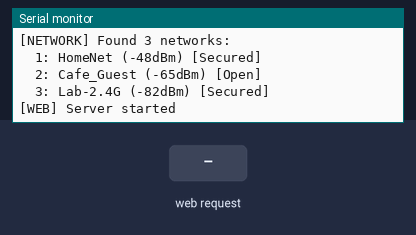
The sketch below on a simulated ESP8266 (NodeMCU). Shown: the last lines printed to the serial monitor. The test bench sets the inputs (shaded band). A WiFi scan finds three made-up networks.

Above: at 5.2 s.
5.3 s: HTTP request GET /scan received
At 6.2 s:
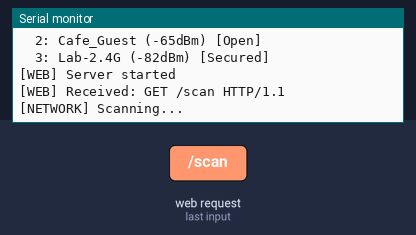
6.8 s: HTTP request GET /select received
At 8.0 s:
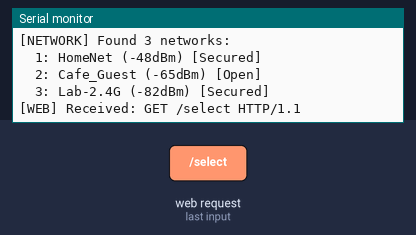
8.8 s: HTTP request GET /deauth received
At 10.0 s:
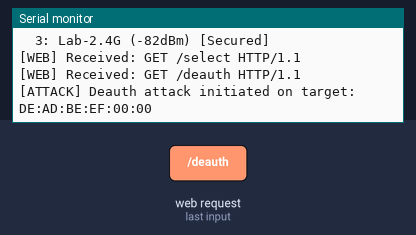
10.3 s: HTTP request GET /dos received
At 11.9 s:
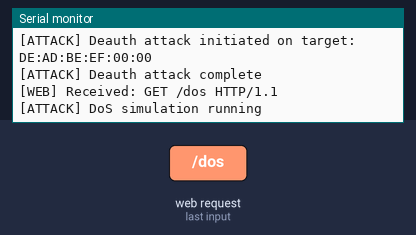
12.3 s: HTTP request GET /mitm received
At 12.8 s:
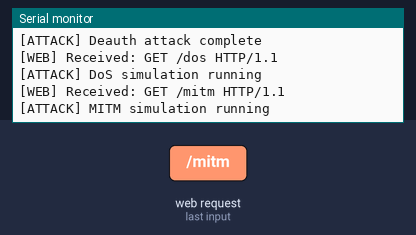

The sketch:

PFA.ino
```cpp
/* ========================================================================== */
/*  SECOT - Fully Functional Security Tool                                    */
/*  Now with:                                                                 */
/*    - Working scan/attack buttons                                           */
/*    - Real-time feedback in Serial Monitor                                  */
/*    - Visual confirmation of actions                                        */
/* ========================================================================== */

#include <ESP8266WiFi.h>
extern "C"
{
#include "user_interface.h"
}

//! ================================================  !//
//!               NETWORK CONFIGURATION               !//
//! ================================================  !//
const char *wifiList[][2] = {
    {"gnet2021", "71237274"},
    {"TOPNET_3BD8", "n8rajeb8yy"}};

WiFiServer server(80);
unsigned long lastClientTime = 0;
const unsigned long CLIENT_COOLDOWN = 10; // ms
String currentTarget = "";

//! ================================================  !//
//!               SETUP WITH ENHANCED LOGGING        !//
//! ================================================  !//
void setup()
{
  Serial.begin(115200);
  Serial.println("\n\n=== SECOT INITIALIZATION ===");
  WiFi.setAutoReconnect(true);

  // Scan for available networks
  Serial.println("Scanning for Wi-Fi networks...");
  int numNetworks = WiFi.scanNetworks();
  if (numNetworks == 0)
  {
    Serial.println("No networks found.");
  }
  else
  {
    Serial.println("Networks found:");
    for (int i = 0; i < numNetworks; i++)
    {
      Serial.println(WiFi.SSID(i));
    }

    // Check if any predefined network is available
    for (int i = 0; i < numNetworks; i++)
    {
      for (unsigned int j = 0; j < sizeof(wifiList) / sizeof(wifiList[0]); j++)
      {
        if (strcmp(WiFi.SSID(i).c_str(), wifiList[j][0]) == 0)
        {
          Serial.print("Connecting to ");
          Serial.println(wifiList[j][0]);

          WiFi.begin(wifiList[j][0], wifiList[j][1]);
          unsigned long startTime = millis();
          while (WiFi.status() != WL_CONNECTED && millis() - startTime < 10000)
          {
            delay(500);
            Serial.print(".");
            if (WiFi.status() == WL_CONNECT_FAILED)
            {
              Serial.println("\nConnection failed! Check credentials.");
              break;
            }
          }

          if (WiFi.status() != WL_CONNECTED)
          {
            Serial.println("\nFailed to connect. Skipping...");
            WiFi.disconnect();
            delay(100);
            continue;
          }

          Serial.println("\nConnected!");
          Serial.print("IP Address: ");
          Serial.println(WiFi.localIP());
          server.begin();
          return;
        }
      }
    }
    Serial.println("No predefined networks found.");
  }

  // Network scanning with detailed logs
  scanNetworks();

  server.begin();
  Serial.println("[WEB] Server started");
}

//! ================================================  !//
//!               NETWORK FUNCTIONS                  !//
//! ================================================  !//
void scanNetworks()
{
  Serial.println("[NETWORK] Scanning...");
  int numNetworks = WiFi.scanNetworks();

  if (numNetworks == 0)
  {
    Serial.println("[WARNING] No networks found!");
  }
  else
  {
    Serial.printf("[NETWORK] Found %d networks:\n", numNetworks);
    for (int i = 0; i < numNetworks; i++)
    {
      Serial.printf("  %d: %s (%ddBm) %s\n",
                    i + 1,
                    WiFi.SSID(i).c_str(),
                    WiFi.RSSI(i),
                    (WiFi.encryptionType(i) == ENC_TYPE_NONE) ? "[Open]" : "[Secured]");
    }
  }
}

//! ================================================  !//
//!               ENHANCED WEB INTERFACE              !//
//! ================================================  !//
String generateWebInterface()
{
  String html = "<!DOCTYPE html>";
  html += "<html>";
  html += "<head>";
  html += "<title>SECOT Control Panel</title>";
  html += "<style>";
  html += "body { font-family: 'Segoe UI', sans-serif; margin: 0 auto; padding: 20px; max-width: 800px; }";
  html += ".panel { background: white; border-radius: 8px; box-shadow: 0 2px 10px rgba(0,0,0,0.1); padding: 20px; margin-bottom: 20px; }";
  html += "h1 { color: #2c3e50; border-bottom: 2px solid #3498db; padding-bottom: 10px; }";
  html += ".btn { display: inline-block; padding: 10px 15px; margin: 5px; border-radius: 4px; text-decoration: none; color: white; font-weight: bold; }";
  html += ".btn-scan { background: #3498db; } .btn-scan:hover { background: #2980b9; }";
  html += ".btn-attack { background: #e74c3c; } .btn-attack:hover { background: #c0392b; }";
  html += ".btn-target { background: #2ecc71; } .btn-target:hover { background: #27ae60; }";
  html += ".status { padding: 10px; margin: 10px 0; border-radius: 4px; }";
  html += ".success { background: #d4edda; color: #155724; }";
  html += ".error { background: #f8d7da; color: #721c24; }";
  html += ".info { background: #d1ecf1; color: #0c5460; }";
  html += "</style>";
  html += "<script>";
  html += "function showLoading(action) {";
  html += "document.getElementById('status').className = 'status info';";
  html += "document.getElementById('status').innerHTML = 'Executing ' + action + '...';";
  html += "}";
  html += "</script>";
  html += "</head>";
  html += "<body>";
  html += "<div class='panel'>";
  html += "<h1>SECOT Control Panel</h1>";
  html += "<div id='status' class='status'>Ready</div>";
  html += "<p>Connected to: " + WiFi.SSID() + " (Signal: " + String(WiFi.RSSI()) + " dBm)</p>";
  html += "</div>";
  html += "<div class='panel'>";
  html += "<h2>Network Operations</h2>";
  html += "<a href='/scan' class='btn btn-scan' onclick='showLoading(\"network scan\")'>Scan Networks</a>";
  html += "<a href='/devices' class='btn btn-scan' onclick='showLoading(\"device scan\")'>List Devices</a>";
  html += "</div>";
  html += "<div class='panel'>";
  html += "<h2>Target Selection</h2>";
  if (currentTarget != "")
  {
    html += "<div class='status success'>Current target: " + currentTarget + "</div>";
  }
  html += "<a href='/select' class='btn btn-target'>Select Target</a>";
  html += "</div>";
  html += "<div class='panel'>";
  html += "<h2>Attack Simulation</h2>";
  html += "<a href='/deauth' class='btn btn-attack' onclick='showLoading(\"deauth attack\")'>Deauth Attack</a>";
  html += "<a href='/dos' class='btn btn-attack' onclick='showLoading(\"DoS attack\")'>DoS Attack</a>";
  html += "<a href='/mitm' class='btn btn-attack' onclick='showLoading(\"MITM attack\")'>MITM Attack</a>";
  html += "</div>";
  html += "</body>";
  html += "</html>";
  return html;
}

// Ensure all functions are declared before use
void serveHTML(WiFiClient client, String content, String status = "", String statusClass = "success");
String generateDeviceList();
void deauthAttack(String targetBSSID);

//! ================================================  !//
//!               REQUEST HANDLERS                    !//
//! ================================================  !//
void handleRoot()
{
  if (millis() - lastClientTime < CLIENT_COOLDOWN)
    return;

  WiFiClient client = server.available();
  lastClientTime = millis();

  if (!client)
    return;

  if (client.connected())
  {
    String request = client.readStringUntil('\r');
    Serial.println("[WEB] Received: " + request);

    if (request.indexOf("GET / ") >= 0)
    {
      serveHTML(client, generateWebInterface());
    }
    else if (request.indexOf("GET /scan") >= 0)
    {
      scanNetworks();
      serveHTML(client, generateWebInterface(), "Network scan completed");
    }
    else if (request.indexOf("GET /select") >= 0)
    {
      currentTarget = "DE:AD:BE:EF:00:00"; // Default target for demo
      serveHTML(client, generateWebInterface(), "Target selected: " + currentTarget);
    }
    else if (request.indexOf("GET /deauth") >= 0)
    {
      if (currentTarget == "")
      {
        serveHTML(client, generateWebInterface(), "Error: No target selected!", "error");
      }
      else
      {
        deauthAttack(currentTarget);
        serveHTML(client, generateWebInterface(), "Deauth attack sent to " + currentTarget);
      }
    }
    else if (request.indexOf("GET /dos") >= 0)
    {
      serveHTML(client, generateWebInterface(), "DoS simulation started");
      Serial.println("[ATTACK] DoS simulation running");
    }
    else if (request.indexOf("GET /mitm") >= 0)
    {
      serveHTML(client, generateWebInterface(), "MITM simulation started");
      Serial.println("[ATTACK] MITM simulation running");
    }
    else
    {
      serveHTML(client, generateWebInterface(), "Invalid command", "error");
    }
  }
}

//! ================================================  !//
//!               AUXILIARY FUNCTIONS                !//
//! ================================================  !//

void serveHTML(WiFiClient client, String content, String status, String statusClass)
{
  client.println("HTTP/1.1 200 OK");
  client.println("Content-Type: text/html");
  client.println("Connection: close");
  client.println();

  String htmlContent = content;
  if (status != "")
  {
    htmlContent.replace("<div id='status' class='status'>Ready</div>", "<div id='status' class='status " + statusClass + "'>" + status + "</div>");
  }

  client.print(htmlContent);
}

String generateDeviceList()
{
  String deviceList = "<ul>";
  // Generate a list of connected devices (e.g., use ARP or similar methods)
  // Add sample devices for demo
  deviceList += "<li>Device 1 (IP: 192.168.1.10)</li>";
  deviceList += "<li>Device 2 (IP: 192.168.1.11)</li>";
  deviceList += "</ul>";
  return deviceList;
}

void deauthAttack(String targetBSSID)
{
  Serial.println("[ATTACK] Deauth attack initiated on target: " + targetBSSID);
  // Simulate sending deauth packets to the target
  delay(2000); // Simulate the time taken for the attack
  Serial.println("[ATTACK] Deauth attack complete");
}

void loop()
{
  handleRoot();
}
```

Measured:
- after the input at 5.3 s, the serial monitor: prints a new line at once (image 1)
- after the input at 6.8 s, the serial monitor: prints a new line after 0.51 s (image 2)
- after the input at 8.8 s, the serial monitor: prints a new line at once (image 3)
- after the input at 10.3 s, the serial monitor: prints a new line after 0.51 s (image 4)
- after the input at 12.3 s, the serial monitor: prints a new line at once (image 5)
